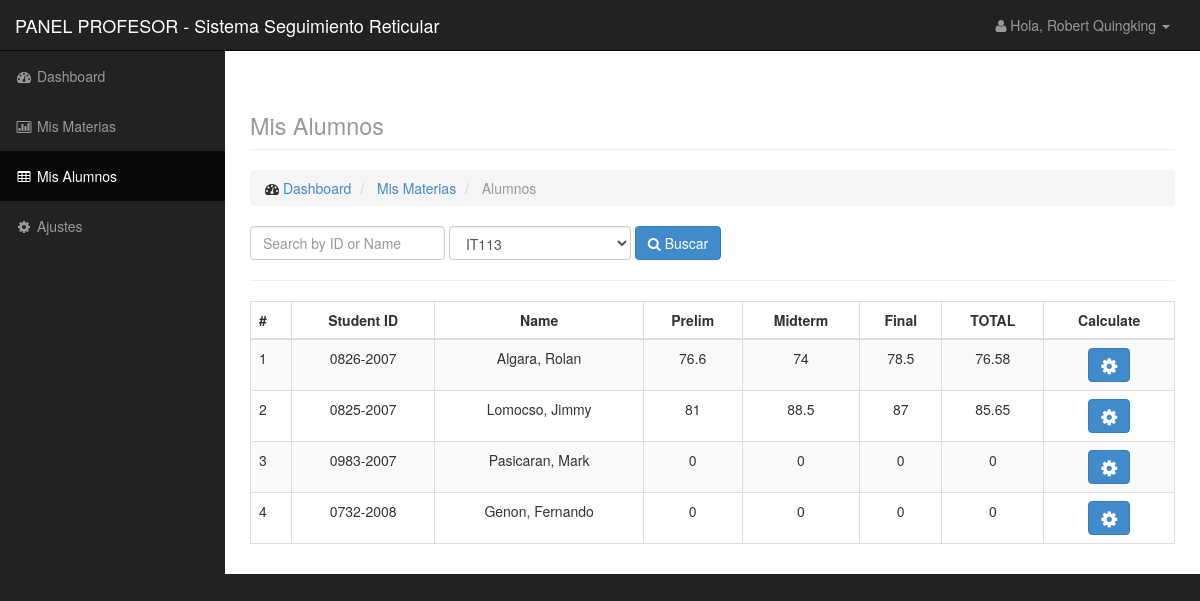
Screenshot of /retic/teacher/student.php?classid=10 (signed in) with the database file from the repository.
### tables this page shows
CREATE TABLE `student` (
  `id` int(11) NOT NULL,
  `studid` varchar(50) NOT NULL,
  `fname` varchar(100) NOT NULL,
  `lname` varchar(100) NOT NULL,
  `face` varchar(60) NOT NULL,
  `correo` varchar(50) NOT NULL,
  `telefono` varchar(50) NOT NULL,
  `semestre_fk` int(2) NOT NULL
);

### retic/teacher/data/subject_model.php (called while the page is built, shortened)
<?php
    $subject = new Datasubject();
    class Datasubject {
        function getallsubject($id){
            $q = "select * from class where teacher=$id order by subject asc";
            $r = mysql_query($q);
            return $r;
        }
    }
?>

### retic/teacher/data/student_model.php (called while the page is built, shortened)
<?php
    $student = new Datastudent();
    class Datastudent {
        function getstudentbyclass($classid){
            $q = "select * from studentsubject where classid=$classid";
            $r = mysql_query($q);
            $student = array();
            if($classid != null){
               while($row = mysql_fetch_array($r)){
                    $q2 = 'select * from student where id='.$row['studid'].'';
                    $r2 = mysql_query($q2);
                    $student[] = mysql_fetch_array($r2);
                }
            }
            return $student;
        }
        function getstudentgrade($studid,$classid){
            $q = "select * from studentsubject where studid='$studid' and classid='$classid'";
            $r = mysql_query($q);
            if($row = mysql_fetch_array($r)){
                $att1 = ($row['att1']) * .10;
                $att2 = ($row['att2']) * .10;
                $att3 = ($row['att3']) * .10;
                $exam1 = ($row['exam1']) * .50;
                $exam2 = ($row['exam2']) * .50;
                $exam3 = ($row['exam3']) * .50;
                $quiz1 = ($row['quiz1']) * .20;
                $quiz2 = ($row['quiz2']) * .20;
                $quiz3 = ($row['quiz3']) * .20;
                $project1 = ($row['project1']) * .20;
                $project2 = ($row['project2']) * .20;
                $project3 = ($row['project3']) * .20;
                $prelim = $att1 + $exam1 + $quiz1 + $project1;
                $midterm = $att2 + $exam2 + $quiz2 + $project2;
                $final = $att3 + $exam3 + $quiz3 + $project3;
                $total = ($prelim * .30) + ($midterm * .30) + ($final * .40);
                $data = array(
                    'prelim' => $prelim,
                    'midterm' => $midterm,
                    'final' => $final,
                    'total' => $total,
                    'att1' => $row['att1'],
                    'att2' => $row['att2'],
                    'att3' => $row['att3'],
                    'exam1' => $row['exam1'],
                    'exam2' => $row['exam2'],
                    'exam3' => $row['exam3'],
                    'quiz1' => $row['quiz1'],
                    'quiz2' => $row['quiz2'],
                    'quiz3' => $row['quiz3'],
                    'project1' => $row['project1'],
                    'project2' => $row['project2'],
                    'project3' => $row['project3']
                );
            }
            return $data;
        }
    }
?>

### retic/teacher/student.php (the view, shortened to what this page needs)
<?php
    include('include/header.php');
    include('include/sidebar.php');
    include('data/subject_model.php');
    include('data/student_model.php');
    $mysubject = $subject->getallsubject($id);
    $classid = isset($_GET['classid']) ? $_GET['classid'] : null;
    $search = isset($_POST['search']) ? $_POST['search'] : null;
    if(isset($_POST['search'])){
        $classid = $_POST['subject'];
        $mystudent = $student->getstudentbysearch($classid,$search);
    }else{
        $mystudent = $student->getstudentbyclass($classid);
    }
?>
<div id="page-wrapper">
    <div class="container-fluid">
        <div class="row">
            <div class="col-lg-12">
                <h1 class="page-header">
                    <small>Mis Alumnos</small>
                </h1>
                <ol class="breadcrumb">
                    <li>
                        <i class="fa fa-dashboard"></i> <a href="index.php">Dashboard</a>
                    </li>
                    <li>
                        <a href="subject.php">Mis Materias</a>
                    </li>
                    <li class="active">
                        Alumnos
                    </li>
                </ol>
            </div>
        </div>
        <div class="row">
            <div class="col-lg-12">
                <div class="form-inline form-padding">
                    <form action="student.php?classid=<?php echo $classid?>" method="post">
                        <input type="text" class="form-control" name="search" placeholder="Search by ID or Name">
                        <select name="subject" class="form-control" required>
                            <?php while($row = mysql_fetch_array($mysubject)): ?>
                                <option value="<?php echo $row['id']?>" <?php if($row['id']==$classid) echo 'selected'; ?>><?php echo $row['subject'];?></option>
                            <?php endwhile; ?>
                        </select>
                        <button type="submit" name="submit" class="btn btn-primary"><i class="fa fa-search"></i> Buscar</button>
                    </form>
                </div>
            </div>
        </div>
        <hr />
        <div class="row">
            <div class="col-lg-12">
                <div class="table-responsive">
                    <table class="table table-striped table-bordered">
                        <thead>
                            <tr>
                                <th>#</th>
                                <th class="text-center">Student ID</th>
                                <th class="text-center">Name</th>
                                <th class="text-center">Prelim</th>
                                <th class="text-center">Midterm</th>
                                <th class="text-center">Final</th>
                                <th class="text-center">TOTAL</th>
                                <th class="text-center">Calculate</th>
                            </tr>
                        </thead>
                        <tbody>
                    <?php $c=1; ?>
                    <?php foreach($mystudent as $row): ?>
                        <tr>
                            <td><?php echo $c; ?></td>
                            <td class="text-center"><?php echo $row['studid']; ?></td>
                            <td class="text-center"><?php echo $row['lname'].', '.$row['fname']; ?></td>
                            <?php $grade = $student->getstudentgrade($row['id'],$classid); ?>
                            <td class="text-center"><?php echo $grade['prelim'];?></td>
                            <td class="text-center"><?php echo $grade['midterm'];?></td>
                            <td class="text-center"><?php echo $grade['final'];?></td>
                            <td class="text-center"><?php echo $grade['total'];?></td>
                            <td class="text-center"><a href="calculate.php?studid=<?php echo $row['id']; ?>&classid=<?php echo $classid ?>" class="btn btn-primary"><i class="fa fa-gear fa-lg" title="calculate grade"></i></a></td>
                        </tr>
                    <?php $c++; ?>
                    <?php endforeach; ?>
                        </tbody>
                    </table>
                </div>
            </div>
        </div>
    </div>
</div>
<?php include('include/footer.php');

### retic/css/sb-admin.css (style rules this page uses)
body { margin-top: 100px; background-color: #222; }
@media (min-width:768px) { body { margin-top: 50px; } }
#page-wrapper { width: 100%; padding: 0; background-color: #fff; }
@media (min-width:768px) { #page-wrapper { padding: 10px; } }

### rows the page displays
student: studid "0826-2007", lname "Algara", fname "Rolan", prelim "76.6", midterm "74", final "78.5", total "76.58"
student: studid "0825-2007", lname "Lomocso", fname "Jimmy", prelim "81", midterm "88.5", final "87", total "85.65"
student: studid "0983-2007", lname "Pasicaran", fname "Mark", prelim "0", midterm "0", final "0", total "0"
student: studid "0732-2008", lname "Genon", fname "Fernando", prelim "0", midterm "0", final "0", total "0"

### other values shown
$_SESSION['name'] "Robert Quingking"
form field subject "IT113"
